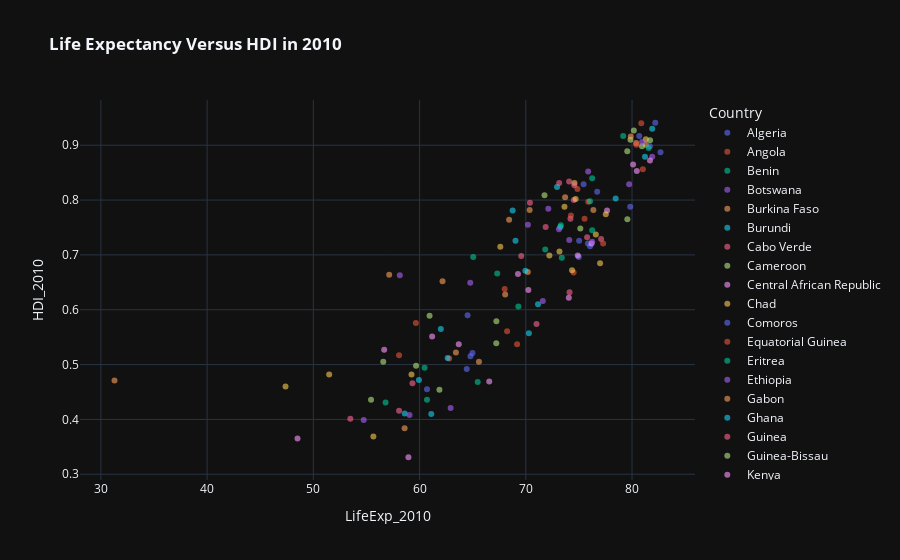

Notebook code for this chart:
### Code cell
px.scatter(df,y='HDI_2010',x='LifeExp_2010',color='Country',template='plotly_dark',opacity=0.6,title='<b> Life Expectancy Versus HDI in 2010 </b>')
